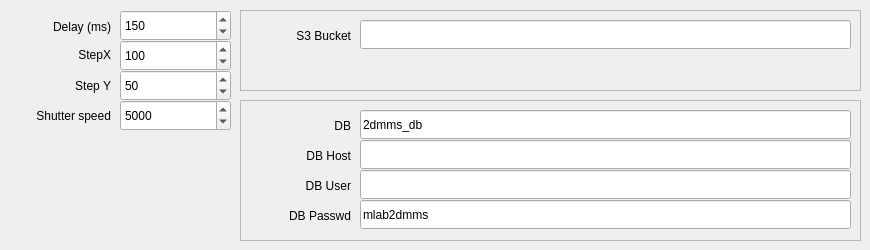
      <widget class="QWidget" name="tab_4">
       <attribute name="title">
        <string>Settings</string>
       </attribute>
       <widget class="QLabel" name="label_5">
        <property name="geometry">
         <rect>
          <x>50</x>
          <y>70</y>
          <width>61</width>
          <height>31</height>
         </rect>
        </property>
        <property name="text">
         <string>Step Y</string>
        </property>
        <property name="alignment">
         <set>Qt::AlignRight|Qt::AlignTrailing|Qt::AlignVCenter</set>
        </property>
       </widget>
       <widget class="QLabel" name="label_12">
        <property name="geometry">
         <rect>
          <x>10</x>
          <y>100</y>
          <width>101</width>
          <height>31</height>
         </rect>
        </property>
        <property name="text">
         <string>Shutter speed</string>
        </property>
        <property name="alignment">
         <set>Qt::AlignRight|Qt::AlignTrailing|Qt::AlignVCenter</set>
        </property>
       </widget>
       <widget class="QSpinBox" name="spinBox_StepY">
        <property name="geometry">
         <rect>
          <x>120</x>
          <y>70</y>
          <width>111</width>
          <height>31</height>
         </rect>
        </property>
        <property name="maximum">
         <number>1000</number>
        </property>
        <property name="value">
         <number>50</number>
        </property>
       </widget>
       <widget class="QLabel" name="label_6">
        <property name="geometry">
         <rect>
          <x>30</x>
          <y>16</y>
          <width>81</width>
          <height>21</height>
         </rect>
        </property>
        <property name="text">
         <string>Delay (ms)</string>
        </property>
        <property name="alignment">
         <set>Qt::AlignRight|Qt::AlignTrailing|Qt::AlignVCenter</set>
        </property>
       </widget>
       <widget class="QSpinBox" name="Exposure_SpinBox">
        <property name="geometry">
         <rect>
          <x>120</x>
          <y>100</y>
          <width>111</width>
          <height>31</height>
         </rect>
        </property>
        <property name="maximum">
         <number>500000</number>
        </property>
        <property name="value">
         <number>5000</number>
        </property>
       </widget>
       <widget class="QSpinBox" name="spinBox_Delay">
        <property name="geometry">
         <rect>
          <x>120</x>
          <y>10</y>
          <width>111</width>
          <height>31</height>
         </rect>
        </property>
        <property name="minimum">
         <number>0</number>
        </property>
        <property name="maximum">
         <number>1000</number>
        </property>
        <property name="value">
         <number>150</number>
        </property>
       </widget>
       <widget class="QLabel" name="label_4">
        <property name="geometry">
         <rect>
          <x>50</x>
          <y>39</y>
          <width>61</width>
          <height>31</height>
         </rect>
        </property>
        <property name="text">
         <string>StepX</string>
        </property>
        <property name="alignment">
         <set>Qt::AlignRight|Qt::AlignTrailing|Qt::AlignVCenter</set>
        </property>
       </widget>
       <widget class="QSpinBox" name="spinBox_StepX">
        <property name="geometry">
         <rect>
          <x>120</x>
          <y>40</y>
          <width>111</width>
          <height>31</height>
         </rect>
        </property>
        <property name="maximum">
         <number>1000</number>
        </property>
        <property name="value">
         <number>100</number>
        </property>
       </widget>
       <widget class="QLabel" name="label_16">
        <property name="geometry">
         <rect>
          <x>270</x>
          <y>20</y>
          <width>81</width>
          <height>31</height>
         </rect>
        </property>
        <property name="text">
         <string>S3 Bucket</string>
        </property>
        <property name="alignment">
         <set>Qt::AlignRight|Qt::AlignTrailing|Qt::AlignVCenter</set>
        </property>
       </widget>
       <widget class="QLineEdit" name="lineEdit_S3Bucket">
        <property name="geometry">
         <rect>
          <x>360</x>
          <y>20</y>
          <width>491</width>
          <height>29</height>
         </rect>
        </property>
        <property name="text">
         <string/>
        </property>
       </widget>
       <widget class="QFrame" name="frame_2">
        <property name="geometry">
         <rect>
          <x>240</x>
          <y>10</y>
          <width>621</width>
          <height>81</height>
         </rect>
        </property>
        <property name="frameShape">
         <enum>QFrame::StyledPanel</enum>
        </property>
        <property name="frameShadow">
         <enum>QFrame::Raised</enum>
        </property>
       </widget>
       <widget class="QFrame" name="frame_3">
        <property name="geometry">
         <rect>
          <x>240</x>
          <y>100</y>
          <width>621</width>
          <height>141</height>
         </rect>
        </property>
        <property name="frameShape">
         <enum>QFrame::StyledPanel</enum>
        </property>
        <property name="frameShadow">
         <enum>QFrame::Raised</enum>
        </property>
        <widget class="QLineEdit" name="lineEdit_DBHostName">
         <property name="geometry">
          <rect>
           <x>120</x>
           <y>40</y>
           <width>491</width>
           <height>29</height>
          </rect>
         </property>
         <property name="text">
          <string/>
         </property>
        </widget>
        <widget class="QLabel" name="label_14">
         <property name="geometry">
          <rect>
           <x>30</x>
           <y>70</y>
           <width>81</width>
           <height>31</height>
          </rect>
         </property>
         <property name="text">
          <string>DB User</string>
         </property>
         <property name="alignment">
          <set>Qt::AlignRight|Qt::AlignTrailing|Qt::AlignVCenter</set>
         </property>
        </widget>
        <widget class="QLineEdit" name="lineEdit_DBPassword">
         <property name="geometry">
          <rect>
           <x>120</x>
           <y>100</y>
           <width>491</width>
           <height>29</height>
          </rect>
         </property>
         <property name="text">
          <string>mlab2dmms</string>
         </property>
        </widget>
        <widget class="QLabel" name="label_15">
         <property name="geometry">
          <rect>
           <x>30</x>
           <y>100</y>
           <width>81</width>
           <height>31</height>
          </rect>
         </property>
         <property name="text">
          <string>DB Passwd</string>
         </property>
         <property name="alignment">
          <set>Qt::AlignRight|Qt::AlignTrailing|Qt::AlignVCenter</set>
         </property>
        </widget>
        <widget class="QLineEdit" name="lineEdit_DBUserName">
         <property name="geometry">
          <rect>
           <x>120</x>
           <y>70</y>
           <width>491</width>
           <height>29</height>
          </rect>
         </property>
         <property name="text">
          <string/>
         </property>
        </widget>
        <widget class="QLabel" name="label_13">
         <property name="geometry">
          <rect>
           <x>40</x>
           <y>40</y>
           <width>71</width>
           <height>31</height>
          </rect>
         </property>
         <property name="text">
          <string>DB Host</string>
         </property>
         <property name="alignment">
          <set>Qt::AlignRight|Qt::AlignTrailing|Qt::AlignVCenter</set>
         </property>
        </widget>
        <widget class="QLineEdit" name="lineEdit_DBName">
         <property name="geometry">
          <rect>
           <x>120</x>
           <y>10</y>
           <width>491</width>
           <height>29</height>
          </rect>
         </property>
         <property name="text">
          <string>2dmms_db</string>
         </property>
        </widget>
        <widget class="QLabel" name="label_11">
         <property name="geometry">
          <rect>
           <x>40</x>
           <y>10</y>
           <width>71</width>
           <height>31</height>
          </rect>
         </property>
         <property name="text">
          <string>DB</string>
         </property>
         <property name="alignment">
          <set>Qt::AlignRight|Qt::AlignTrailing|Qt::AlignVCenter</set>
         </property>
        </widget>
       </widget>
       <zorder>frame_2</zorder>
       <zorder>label_5</zorder>
       <zorder>label_12</zorder>
       <zorder>spinBox_StepY</zorder>
       <zorder>label_6</zorder>
       <zorder>Exposure_SpinBox</zorder>
       <zorder>spinBox_Delay</zorder>
       <zorder>label_4</zorder>
       <zorder>spinBox_StepX</zorder>
       <zorder>label_16</zorder>
       <zorder>lineEdit_S3Bucket</zorder>
       <zorder>frame_3</zorder>
      </widget>
